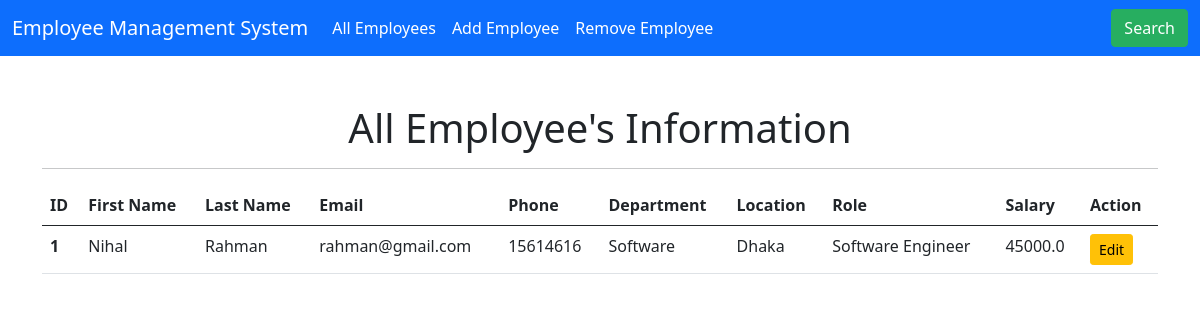
/allemp/, run on an earlier commit of the app's database.
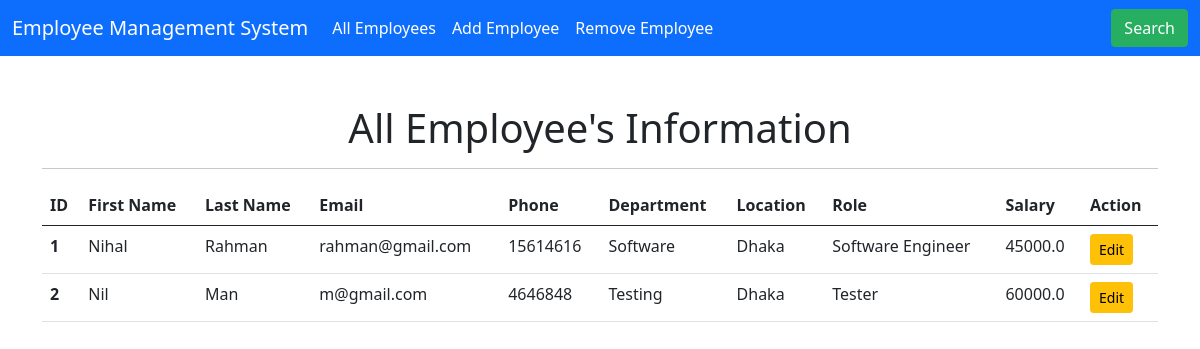
And on a later commit of the database.
### emp/models.py (models this page shows, shortened)
class Employee(models.Model):
    first_name = models.CharField(max_length=50,null=False)
    last_name = models.CharField(max_length=50)
    email = models.EmailField(max_length=50)
    phone = models.CharField(max_length=12, blank=True)
    dept = models.ForeignKey(Department,on_delete=models.CASCADE)
    role = models.ForeignKey(Role,on_delete=models.CASCADE)
    salary = models.FloatField(default=0)

class Department(models.Model):
    name = models.CharField(max_length=20)
    location = models.CharField(max_length=20)

class Role(models.Model):
    name = models.CharField(max_length=50, unique=True)

### emp/views.py (the view)
# urls.py: path("allemp/",views.allemp,name="allemp"),
def allemp(request):
    emps = Employee.objects.all()
    context ={
        'emps':emps
    }
    return render(request,'all_emp.html',context)

### emp/templates/all_emp.html (shortened to what this page needs)
{% extends "base.html" %}
{% block content %}
<div class="container mt-5">
    <h1 class="text-center">All Employee's Information</h1><hr>
    <div class="table-responsive">
        <table class="table table-hover">
            <thead class="thead-dark">
                <tr>
                    <th scope="col">ID</th>
                    <th scope="col">First Name</th>
                    <th scope="col">Last Name</th>
                    <th scope="col">Email</th>
                    <th scope="col">Phone</th>
                    <th scope="col">Department</th>
                    <th scope="col">Location</th>
                    <th scope="col">Role</th>
                    <th scope="col">Salary</th>
                    <th scope="col">Action</th>
                </tr>
            </thead>
            <tbody>
                {% for emp in emps %}
                    <tr>
                        <th scope="row">{{ emp.id }}</th>
                        <td>{{ emp.first_name }}</td>
                        <td>{{ emp.last_name }}</td>
                        <td>{{ emp.email }}</td>
                        <td>{{ emp.phone }}</td>
                        <td>{{ emp.dept.name }}</td>
                        <td>{{ emp.dept.location }}</td>
                        <td>{{ emp.role.name }}</td>
                        <td>{{ emp.salary }}</td>
                        <td>
                            <a href="{% url 'update' emp.id %}" class="btn btn-warning btn-sm">Edit</a>
                        </td>
                    </tr>
                {% endfor %}
            </tbody>
        </table>
    </div>
</div>
{% endblock %}

What changed in the data, as far as the page shows it:
added Employee: id "2", first_name "Nil", last_name "Man", email "m@gmail.com", phone "4646848", dept.name "Testing", dept.location "Dhaka", role.name "Tester", salary "60000.0"
